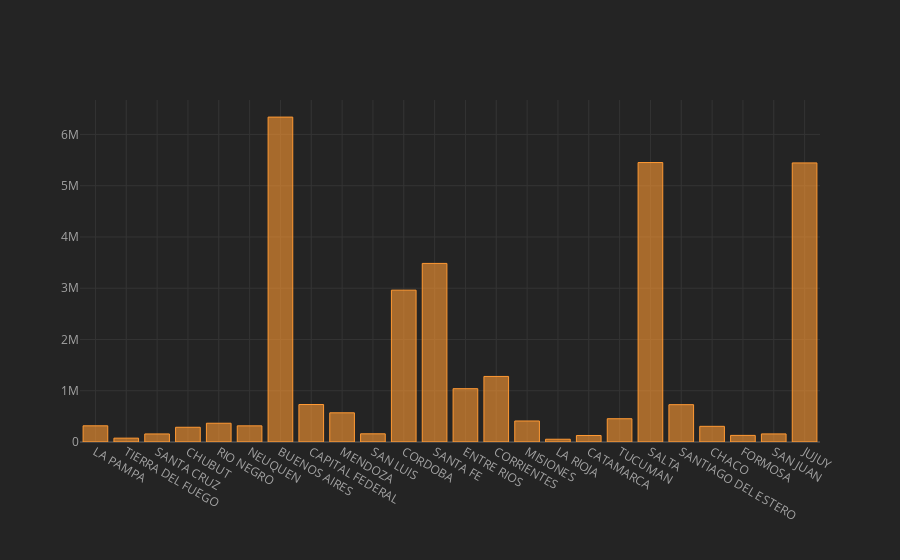

Here is the notebook cell this chart was saved with:
### Code cell
df_parquet.iplot(kind = "bar", x = "provincia", y = "total")

### Figure 1 — Plotly figure (JSON) as saved in the notebook; plotly's stock layout.template omitted (floating-point values rounded to 4 significant figures)
{"data": [{"marker": {"color": "rgba(255, 153, 51, 0.6)", "line": {"color": "rgba(255, 153, 51, 1.0)", "width": 1}}, "name": "total", "orientation": "v", "text": "", "type": "bar", "x": ["LA PAMPA", "TIERRA DEL FUEGO", "SANTA CRUZ", "CHUBUT", "RIO NEGRO", "NEUQUEN", "BUENOS AIRES", "CAPITAL FEDERAL", "MENDOZA", "SAN LUIS", "CORDOBA", "SANTA FE", "ENTRE RIOS", "CORRIENTES", "MISIONES", "LA RIOJA", "CATAMARCA", "TUCUMAN", "SALTA", "SANTIAGO DEL ESTERO", "CHACO", "FORMOSA", "SAN JUAN", "JUJUY"], "y": [316081, 75151, 157281, 287345, 366012, 315281, 6338484, 731525, 569729, 159954, 2962347, 3484157, 1040229, 1278830, 410338, 53852, 126988, 454054, 5452007, 728505, 305656, 128852, 157723, 5444650]}], "layout": {"legend": {"bgcolor": "#242424", "font": {"color": "#F4F4F4"}}, "paper_bgcolor": "#242424", "plot_bgcolor": "#242424", "title": {"font": {"color": "#F4F4F4"}}, "xaxis": {"gridcolor": "#343434", "showgrid": true, "tickfont": {"color": "#A4A4A4"}, "title": {"font": {"color": "#A4A4A4"}, "text": ""}, "zerolinecolor": "#444444"}, "yaxis": {"gridcolor": "#343434", "showgrid": true, "tickfont": {"color": "#A4A4A4"}, "title": {"font": {"color": "#A4A4A4"}, "text": ""}, "zerolinecolor": "#444444"}}}
